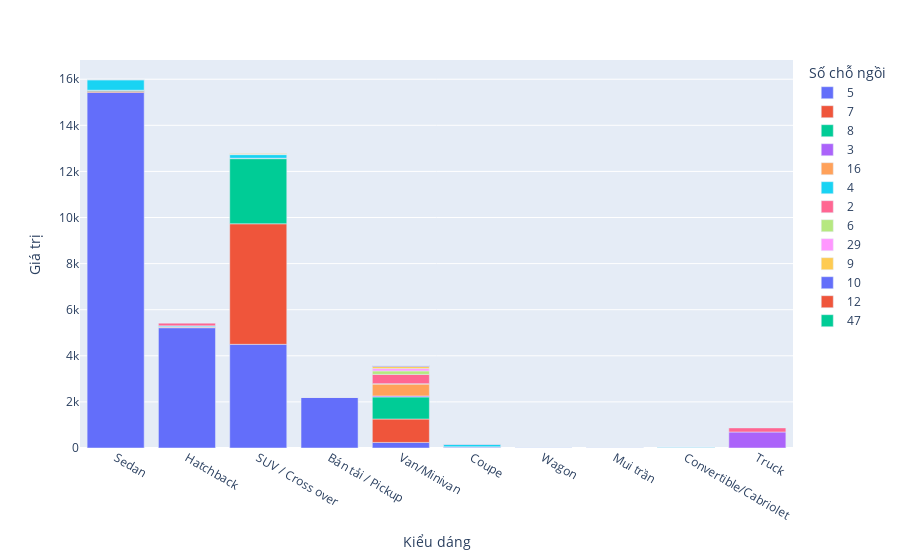

The notebook cell saved with this chart:
### Markdown cell above
#### Kiểu dáng - số chỗ ngồi

### Code cell
dang_cho = df[["so_cho_ngoi","kieu_dang"]].value_counts()
so_cho_ngoi = dang_cho.index.get_level_values(0)
kieu_dang = dang_cho.index.get_level_values(1)
values = dang_cho.values

dang_cho = pd.DataFrame(columns=["Số chỗ ngồi", "Kiểu dáng", "Giá trị"])
dang_cho["Số chỗ ngồi"] = so_cho_ngoi
dang_cho["Kiểu dáng"] = kieu_dang
dang_cho["Giá trị"] = values

import plotly.express as px
px.bar(data_frame = dang_cho, x = "Kiểu dáng", y = "Giá trị", color = "Số chỗ ngồi")

### Figure 1 — Plotly figure (JSON) as saved in the notebook; plotly's stock layout.template omitted (floating-point values rounded to 4 significant figures)
{"data": [{"alignmentgroup": "True", "hovertemplate": "Số chỗ ngồi=5<br>Kiểu dáng=%{x}<br>Giá trị=%{y}<extra></extra>", "legendgroup": "5", "marker": {"color": "#636efa", "pattern": {"shape": ""}}, "name": "5", "offsetgroup": "5", "orientation": "v", "showlegend": true, "textposition": "auto", "type": "bar", "x": ["Sedan", "Hatchback", "SUV / Cross over", "Bán tải / Pickup", "Van/Minivan", "Coupe", "Wagon", "Mui trần", "Convertible/Cabriolet"], "xaxis": "x", "y": [15426, 5219, 4498, 2207, 242, 47, 7, 6, 5], "yaxis": "y"}, {"alignmentgroup": "True", "hovertemplate": "Số chỗ ngồi=7<br>Kiểu dáng=%{x}<br>Giá trị=%{y}<extra></extra>", "legendgroup": "7", "marker": {"color": "#EF553B", "pattern": {"shape": ""}}, "name": "7", "offsetgroup": "7", "orientation": "v", "showlegend": true, "textposition": "auto", "type": "bar", "x": ["SUV / Cross over", "Van/Minivan", "Sedan", "Hatchback", "Coupe"], "xaxis": "x", "y": [5230, 1015, 54, 28, 2], "yaxis": "y"}, {"alignmentgroup": "True", "hovertemplate": "Số chỗ ngồi=8<br>Kiểu dáng=%{x}<br>Giá trị=%{y}<extra></extra>", "legendgroup": "8", "marker": {"color": "#00cc96", "pattern": {"shape": ""}}, "name": "8", "offsetgroup": "8", "orientation": "v", "showlegend": true, "textposition": "auto", "type": "bar", "x": ["SUV / Cross over", "Van/Minivan", "Sedan", "Hatchback"], "xaxis": "x", "y": [2828, 958, 33, 13], "yaxis": "y"}, {"alignmentgroup": "True", "hovertemplate": "Số chỗ ngồi=3<br>Kiểu dáng=%{x}<br>Giá trị=%{y}<extra></extra>", "legendgroup": "3", "marker": {"color": "#ab63fa", "pattern": {"shape": ""}}, "name": "3", "offsetgroup": "3", "orientation": "v", "showlegend": true, "textposition": "auto", "type": "bar", "x": ["Truck", "Van/Minivan", "SUV / Cross over"], "xaxis": "x", "y": [694, 45, 1], "yaxis": "y"}, {"alignmentgroup": "True", "hovertemplate": "Số chỗ ngồi=16<br>Kiểu dáng=%{x}<br>Giá trị=%{y}<extra></extra>", "legendgroup": "16", "marker": {"color": "#FFA15A", "pattern": {"shape": ""}}, "name": "16", "offsetgroup": "16", "orientation": "v", "showlegend": true, "textposition": "auto", "type": "bar", "x": ["Van/Minivan", "SUV / Cross over", "Sedan", "Hatchback", "Coupe", "Bán tải / Pickup"], "xaxis": "x", "y": [513, 16, 10, 4, 2, 1], "yaxis": "y"}, {"alignmentgroup": "True", "hovertemplate": "Số chỗ ngồi=4<br>Kiểu dáng=%{x}<br>Giá trị=%{y}<extra></extra>", "legendgroup": "4", "marker": {"color": "#19d3f3", "pattern": {"shape": ""}}, "name": "4", "offsetgroup": "4", "orientation": "v", "showlegend": true, "textposition": "auto", "type": "bar", "x": ["Sedan", "SUV / Cross over", "Coupe", "Hatchback", "Convertible/Cabriolet", "Van/Minivan", "Mui trần", "Bán tải / Pickup"], "xaxis": "x", "y": [454, 155, 115, 35, 24, 19, 3, 3], "yaxis": "y"}, {"alignmentgroup": "True", "hovertemplate": "Số chỗ ngồi=2<br>Kiểu dáng=%{x}<br>Giá trị=%{y}<extra></extra>", "legendgroup": "2", "marker": {"color": "#FF6692", "pattern": {"shape": ""}}, "name": "2", "offsetgroup": "2", "orientation": "v", "showlegend": true, "textposition": "auto", "type": "bar", "x": ["Van/Minivan", "Truck", "Hatchback", "Coupe", "SUV / Cross over", "Convertible/Cabriolet", "Bán tải / Pickup", "Sedan", "Mui trần", "Wagon"], "xaxis": "x", "y": [402, 177, 128, 18, 10, 8, 7, 5, 5, 1], "yaxis": "y"}, {"alignmentgroup": "True", "hovertemplate": "Số chỗ ngồi=6<br>Kiểu dáng=%{x}<br>Giá trị=%{y}<extra></extra>", "legendgroup": "6", "marker": {"color": "#B6E880", "pattern": {"shape": ""}}, "name": "6", "offsetgroup": "6", "orientation": "v", "showlegend": true, "textposition": "auto", "type": "bar", "x": ["Van/Minivan", "SUV / Cross over", "Bán tải / Pickup", "Sedan", "Coupe"], "xaxis": "x", "y": [150, 15, 12, 8, 1], "yaxis": "y"}, {"alignmentgroup": "True", "hovertemplate": "Số chỗ ngồi=29<br>Kiểu dáng=%{x}<br>Giá trị=%{y}<extra></extra>", "legendgroup": "29", "marker": {"color": "#FF97FF", "pattern": {"shape": ""}}, "name": "29", "offsetgroup": "29", "orientation": "v", "showlegend": true, "textposition": "auto", "type": "bar", "x": ["Van/Minivan"], "xaxis": "x", "y": [101], "yaxis": "y"}, {"alignmentgroup": "True", "hovertemplate": "Số chỗ ngồi=9<br>Kiểu dáng=%{x}<br>Giá trị=%{y}<extra></extra>", "legendgroup": "9", "marker": {"color": "#FECB52", "pattern": {"shape": ""}}, "name": "9", "offsetgroup": "9", "orientation": "v", "showlegend": true, "textposition": "auto", "type": "bar", "x": ["Van/Minivan", "SUV / Cross over", "Sedan", "Bán tải / Pickup", "Hatchback"], "xaxis": "x", "y": [88, 20, 2, 1, 1], "yaxis": "y"}, {"alignmentgroup": "True", "hovertemplate": "Số chỗ ngồi=10<br>Kiểu dáng=%{x}<br>Giá trị=%{y}<extra></extra>", "legendgroup": "10", "marker": {"color": "#636efa", "pattern": {"shape": ""}}, "name": "10", "offsetgroup": "10", "orientation": "v", "showlegend": true, "textposition": "auto", "type": "bar", "x": ["Van/Minivan", "Coupe"], "xaxis": "x", "y": [46, 1], "yaxis": "y"}, {"alignmentgroup": "True", "hovertemplate": "Số chỗ ngồi=12<br>Kiểu dáng=%{x}<br>Giá trị=%{y}<extra></extra>", "legendgroup": "12", "marker": {"color": "#EF553B", "pattern": {"shape": ""}}, "name": "12", "offsetgroup": "12", "orientation": "v", "showlegend": true, "textposition": "auto", "type": "bar", "x": ["Van/Minivan"], "xaxis": "x", "y": [8], "yaxis": "y"}, {"alignmentgroup": "True", "hovertemplate": "Số chỗ ngồi=47<br>Kiểu dáng=%{x}<br>Giá trị=%{y}<extra></extra>", "legendgroup": "47", "marker": {"color": "#00cc96", "pattern": {"shape": ""}}, "name": "47", "offsetgroup": "47", "orientation": "v", "showlegend": true, "textposition": "auto", "type": "bar", "x": ["Van/Minivan", "Bán tải / Pickup"], "xaxis": "x", "y": [8, 1], "yaxis": "y"}], "layout": {"barmode": "relative", "legend": {"title": {"text": "Số chỗ ngồi"}, "tracegroupgap": 0}, "margin": {"t": 60}, "xaxis": {"anchor": "y", "domain": [0, 1], "title": {"text": "Kiểu dáng"}}, "yaxis": {"anchor": "x", "domain": [0, 1], "title": {"text": "Giá trị"}}}}
